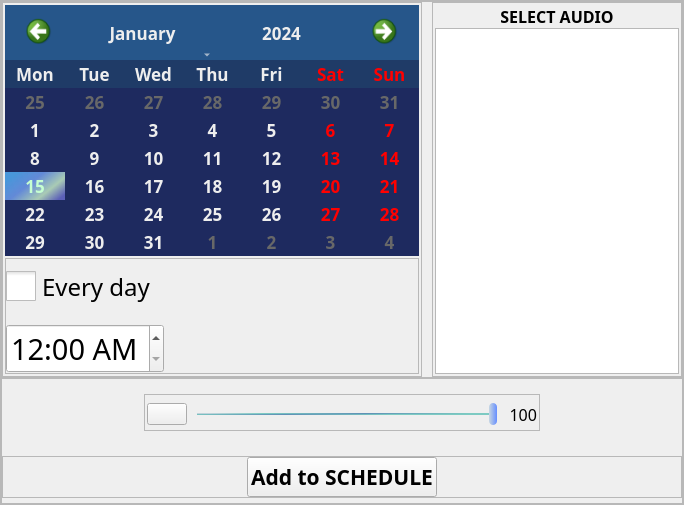
                         <widget class="QFrame" name="frame_4">
                          <property name="sizePolicy">
                           <sizepolicy hsizetype="Expanding" vsizetype="Preferred">
                            <horstretch>0</horstretch>
                            <verstretch>0</verstretch>
                           </sizepolicy>
                          </property>
                          <property name="frameShape">
                           <enum>QFrame::StyledPanel</enum>
                          </property>
                          <property name="frameShadow">
                           <enum>QFrame::Raised</enum>
                          </property>
                          <layout class="QVBoxLayout" name="verticalLayout_30">
                           <property name="spacing">
                            <number>0</number>
                           </property>
                           <property name="leftMargin">
                            <number>0</number>
                           </property>
                           <property name="topMargin">
                            <number>0</number>
                           </property>
                           <property name="rightMargin">
                            <number>0</number>
                           </property>
                           <property name="bottomMargin">
                            <number>0</number>
                           </property>
                           <item>
                            <widget class="QFrame" name="schedulePageBody">
                             <property name="frameShape">
                              <enum>QFrame::StyledPanel</enum>
                             </property>
                             <property name="frameShadow">
                              <enum>QFrame::Raised</enum>
                             </property>
                             <layout class="QHBoxLayout" name="horizontalLayout_21">
                              <property name="spacing">
                               <number>10</number>
                              </property>
                              <property name="leftMargin">
                               <number>0</number>
                              </property>
                              <property name="topMargin">
                               <number>0</number>
                              </property>
                              <property name="rightMargin">
                               <number>0</number>
                              </property>
                              <property name="bottomMargin">
                               <number>0</number>
                              </property>
                              <item alignment="Qt::AlignHCenter">
                               <widget class="QFrame" name="calendarContainer">
                                <property name="minimumSize">
                                 <size>
                                  <width>316</width>
                                  <height>0</height>
                                 </size>
                                </property>
                                <property name="maximumSize">
                                 <size>
                                  <width>420</width>
                                  <height>420</height>
                                 </size>
                                </property>
                                <property name="frameShape">
                                 <enum>QFrame::StyledPanel</enum>
                                </property>
                                <property name="frameShadow">
                                 <enum>QFrame::Raised</enum>
                                </property>
                                <layout class="QVBoxLayout" name="verticalLayout_28">
                                 <property name="spacing">
                                  <number>2</number>
                                 </property>
                                 <property name="leftMargin">
                                  <number>2</number>
                                 </property>
                                 <property name="topMargin">
                                  <number>2</number>
                                 </property>
                                 <property name="rightMargin">
                                  <number>2</number>
                                 </property>
                                 <property name="bottomMargin">
                                  <number>2</number>
                                 </property>
                                 <item>
                                  <widget class="QCalendarWidget" name="calendarWidget">
                                   <property name="font">
                                    <font>
                                     <family>Noto Sans</family>
                                     <pointsize>13</pointsize>
                                     <weight>75</weight>
                                     <bold>true</bold>
                                    </font>
                                   </property>
                                   <property name="cursor">
                                    <cursorShape>PointingHandCursor</cursorShape>
                                   </property>
                                   <property name="styleSheet">
                                    <string notr="true">QCalendarWidget {
	font-size: 13pt;
}

QCalendarWidget QToolButton {
	height: 48px;
	width: 150px;
	background-color: rgba(30, 42, 90, 140);
	color: #eee;
	icon-size: 28px, 28px;
}
QCalendarWidget QToolButton:hover{
	border: 1px solid qlineargradient(spread:repeat, x1:0, y1:0.5, x2:1, y2:0.5, stop:0 rgba(70, 124, 160, 255), stop:1 rgba(255, 255, 255, 255));
	background-color: qlineargradient(spread:pad, x1:0, y1:0, x2:1, y2:1, stop:0 rgba(82, 124, 148, 255), stop:0.457627 rgba(46, 78, 121, 255), stop:0.542373 rgba(36, 66, 113, 255), stop:0.79096 rgba(42, 98, 123, 255), stop:1 rgba(125, 164, 203, 255));
}
#qt_calendar_prevmonth {
	qproperty-icon: url(:/icons/icons/chevron-left.svg);
	width:60px;
}
#qt_calendar_nextmonth {
	qproperty-icon: url(:/icons/icons/chevron-right.svg);
	width:60px;
}
QCalendarWidget QWidget {
	alternate-background-color: rgba(34, 84, 114, 100);
}
QCalendarWidget QAbstractItemView:enabled {
	color: #eee;
	background-color: rgba(30, 42, 95);
	selection-background-color: qlineargradient(spread:pad, x1:0.068, y1:0.25, x2:1, y2:0.801, stop:0 rgba(74, 153, 220, 185), stop:0.34981 rgba(99, 138, 216, 207), stop:0.714829 rgba(170, 204, 181, 203), stop:1 rgba(92, 96, 184, 215));
	selection-color: rgb(198, 255, 209);
}
QCalendarWidget QAbstractItemView:disabled {
	color: rgb(104,104,104);
}
QCalendarWidget QTableView{
	outline: 0;
}
QCalendarWidget QMenu{
	background-color: qlineargradient(spread:pad, x1:0, y1:0, x2:1, y2:1, stop:0 rgba(82, 124, 148, 255), stop:0.457627 rgba(46, 78, 121, 255), stop:0.542373 rgba(36, 66, 113, 255), stop:0.79096 rgba(42, 98, 123, 255), stop:1 rgba(125, 164, 203, 255));
	color: #eee;
	border: 1px solid qlineargradient(spread:repeat, x1:0, y1:0.5, x2:1, y2:0.5, stop:0 rgba(70, 124, 160, 255), stop:1 rgba(255, 255, 255, 255));
}
QCalendarWidget QMenu::item{
	font-family: &quot;Noto Sans&quot;;
	font-size: 13pt;
	padding: 8px 25px;
}
QCalendarWidget QMenu::item:selected{
	background-color: rgb(27, 51, 106);
}
QCalendarWidget QSpinBox::up-button {
	subcontrol-origin: border;
	subcontrol-position: top right;
	top: -5px;
	width: 24px;
	height: 24px;
	border-image: url(:/icons/icons/chevron-up.svg) 1;
	border-width: 1px;
}
QCalendarWidget QSpinBox::down-button {
	subcontrol-origin: border;
	subcontrol-position: bottom right;
	bottom: -5px;
	width: 24px;
	height: 24px;
	border-image: url(:/icons/icons/chevron-down.svg) 1;
	border-width: 1px;
	border-top-width: 0;
}</string>
                                   </property>
                                   <property name="verticalHeaderFormat">
                                    <enum>QCalendarWidget::NoVerticalHeader</enum>
                                   </property>
                                  </widget>
                                 </item>
                                 <item>
                                  <widget class="QFrame" name="selectTime">
                                   <property name="frameShape">
                                    <enum>QFrame::StyledPanel</enum>
                                   </property>
                                   <property name="frameShadow">
                                    <enum>QFrame::Raised</enum>
                                   </property>
                                   <layout class="QVBoxLayout" name="verticalLayout_33">
                                    <property name="spacing">
                                     <number>20</number>
                                    </property>
                                    <property name="leftMargin">
                                     <number>0</number>
                                    </property>
                                    <property name="topMargin">
                                     <number>10</number>
                                    </property>
                                    <property name="rightMargin">
                                     <number>0</number>
                                    </property>
                                    <property name="bottomMargin">
                                     <number>0</number>
                                    </property>
                                    <item alignment="Qt::AlignLeft">
                                     <widget class="QCheckBox" name="checkEveryday">
                                      <property name="font">
                                       <font>
                                        <family>Century Gothic</family>
                                        <pointsize>18</pointsize>
                                        <weight>50</weight>
                                        <bold>false</bold>
                                       </font>
                                      </property>
                                      <property name="styleSheet">
                                       <string notr="true">QCheckBox::indicator:unchecked {
    image: url(:/icons/icons/square.svg);
}

QCheckBox::indicator:checked {
    image: url(:/icons/icons/check-square.svg);
}

QCheckBox::indicator{
	width: 30px;
	height: 30px;
}</string>
                                      </property>
                                      <property name="text">
                                       <string>Every day</string>
                                      </property>
                                     </widget>
                                    </item>
                                    <item alignment="Qt::AlignLeft">
                                     <widget class="QTimeEdit" name="timeEdit">
                                      <property name="sizePolicy">
                                       <sizepolicy hsizetype="Fixed" vsizetype="Fixed">
                                        <horstretch>0</horstretch>
                                        <verstretch>0</verstretch>
                                       </sizepolicy>
                                      </property>
                                      <property name="minimumSize">
                                       <size>
                                        <width>100</width>
                                        <height>0</height>
                                       </size>
                                      </property>
                                      <property name="font">
                                       <font>
                                        <family>Century Gothic</family>
                                        <pointsize>22</pointsize>
                                        <weight>50</weight>
                                        <bold>false</bold>
                                       </font>
                                      </property>
                                      <property name="styleSheet">
                                       <string notr="true">#timeEdit::up-button {
	subcontrol-origin: border;
	subcontrol-position: top right;
	top: -8px;
	width: 24px;
	height: 24px;
	border-image: url(:/icons/icons/chevron-up.svg) 1;
	border-width: 1px;
}
#timeEdit::down-button {
	subcontrol-origin: border;
	subcontrol-position: bottom right;
	bottom: -8px;
	width: 24px;
	height: 24px;
	border-image: url(:/icons/icons/chevron-down.svg) 1;
	border-width: 1px;
	border-top-width: 0;
}</string>
                                      </property>
                                      <property name="frame">
                                       <bool>true</bool>
                                      </property>
                                      <property name="buttonSymbols">
                                       <enum>QAbstractSpinBox::UpDownArrows</enum>
                                      </property>
                                      <property name="maximumTime">
                                       <time>
                                        <hour>23</hour>
                                        <minute>59</minute>
                                        <second>59</second>
                                       </time>
                                      </property>
                                      <property name="displayFormat">
                                       <string>hh:mm AP</string>
                                      </property>
                                     </widget>
                                    </item>
                                   </layout>
                                  </widget>
                                 </item>
                                </layout>
                               </widget>
                              </item>
                              <item alignment="Qt::AlignHCenter">
                               <widget class="QFrame" name="audioRecordedContainer_2">
                                <property name="maximumSize">
                                 <size>
                                  <width>250</width>
                                  <height>450</height>
                                 </size>
                                </property>
                                <property name="frameShape">
                                 <enum>QFrame::StyledPanel</enum>
                                </property>
                                <property name="frameShadow">
                                 <enum>QFrame::Raised</enum>
                                </property>
                                <layout class="QVBoxLayout" name="verticalLayout_29">
                                 <property name="spacing">
                                  <number>0</number>
                                 </property>
                                 <property name="leftMargin">
                                  <number>2</number>
                                 </property>
                                 <property name="topMargin">
                                  <number>2</number>
                                 </property>
                                 <property name="rightMargin">
                                  <number>2</number>
                                 </property>
                                 <property name="bottomMargin">
                                  <number>2</number>
                                 </property>
                                 <item>
                                  <widget class="QLabel" name="labelRecordedAudio_2">
                                   <property name="font">
                                    <font>
                                     <family>Noto Sans</family>
                                     <pointsize>12</pointsize>
                                     <weight>75</weight>
                                     <bold>true</bold>
                                    </font>
                                   </property>
                                   <property name="text">
                                    <string>SELECT AUDIO</string>
                                   </property>
                                   <property name="scaledContents">
                                    <bool>false</bool>
                                   </property>
                                   <property name="alignment">
                                    <set>Qt::AlignCenter</set>
                                   </property>
                                  </widget>
                                 </item>
                                 <item>
                                  <widget class="QListWidget" name="listRecordedAudio_2">
                                   <property name="minimumSize">
                                    <size>
                                     <width>180</width>
                                     <height>0</height>
                                    </size>
                                   </property>
                                   <property name="font">
                                    <font>
                                     <family>Noto Sans</family>
                                     <pointsize>14</pointsize>
                                    </font>
                                   </property>
                                   <property name="styleSheet">
                                    <string notr="true">QListWidget:item {
	padding: 4px 0px;
}</string>
                                   </property>
                                  </widget>
                                 </item>
                                </layout>
                               </widget>
                              </item>
                             </layout>
                            </widget>
                           </item>
                           <item>
                            <widget class="QFrame" name="schedulePageFooter">
                             <property name="frameShape">
                              <enum>QFrame::StyledPanel</enum>
                             </property>
                             <property name="frameShadow">
                              <enum>QFrame::Raised</enum>
                             </property>
                             <layout class="QVBoxLayout" name="verticalLayout_31">
                              <property name="spacing">
                               <number>25</number>
                              </property>
                              <property name="leftMargin">
                               <number>0</number>
                              </property>
                              <property name="topMargin">
                               <number>15</number>
                              </property>
                              <property name="rightMargin">
                               <number>0</number>
                              </property>
                              <property name="bottomMargin">
                               <number>5</number>
                              </property>
                              <item alignment="Qt::AlignHCenter">
                               <widget class="QFrame" name="volumeSetFrame_2">
                                <property name="frameShape">
                                 <enum>QFrame::StyledPanel</enum>
                                </property>
                                <property name="frameShadow">
                                 <enum>QFrame::Raised</enum>
                                </property>
                                <layout class="QHBoxLayout" name="horizontalLayout_24">
                                 <property name="spacing">
                                  <number>10</number>
                                 </property>
                                 <property name="leftMargin">
                                  <number>2</number>
                                 </property>
                                 <property name="topMargin">
                                  <number>5</number>
                                 </property>
                                 <property name="rightMargin">
                                  <number>2</number>
                                 </property>
                                 <property name="bottomMargin">
                                  <number>2</number>
                                 </property>
                                 <item>
                                  <widget class="QPushButton" name="btnVolume_2">
                                   <property name="cursor">
                                    <cursorShape>PointingHandCursor</cursorShape>
                                   </property>
                                   <property name="text">
                                    <string/>
                                   </property>
                                   <property name="icon">
                                    <iconset resource="resources.qrc">
                                     <normaloff>:/icons/icons/volume-2.svg</normaloff>:/icons/icons/volume-2.svg</iconset>
                                   </property>
                                   <property name="iconSize">
                                    <size>
                                     <width>28</width>
                                     <height>28</height>
                                    </size>
                                   </property>
                                   <property name="checkable">
                                    <bool>true</bool>
                                   </property>
                                  </widget>
                                 </item>
                                 <item>
                                  <widget class="QSlider" name="volumeSlider_2">
                                   <property name="sizePolicy">
                                    <sizepolicy hsizetype="Expanding" vsizetype="Fixed">
                                     <horstretch>0</horstretch>
                                     <verstretch>0</verstretch>
                                    </sizepolicy>
                                   </property>
                                   <property name="minimumSize">
                                    <size>
                                     <width>300</width>
                                     <height>28</height>
                                    </size>
                                   </property>
                                   <property name="cursor">
                                    <cursorShape>PointingHandCursor</cursorShape>
                                   </property>
                                   <property name="styleSheet">
                                    <string notr="true">QSlider::groove:horizontal{
	height: 2px;
	background-color: qlineargradient(spread:pad, x1:0.083, y1:0.177, x2:0.762, y2:0.534, stop:0 rgba(192, 210, 218, 255), stop:0.19774 rgba(125, 202, 194, 255), stop:0.59322 rgba(95, 145, 182, 255), stop:1 rgba(125, 202, 194, 255));
	margin: 10px 0px;
}
QSlider::groove:horizontal:disabled{
	background-color: #666;
}
QSlider::handle:horizontal{
	background-color: qlineargradient(spread:repeat, x1:0, y1:0.5, x2:1, y2:0.5, stop:0 rgba(199, 215, 226, 255), stop:1 rgba(102, 142, 255, 255));
	width: 8px;
	margin: -10px 0px;
	border-radius: 4px;
}
QSlider::handle:horizontal:hover{
	background-color: qlineargradient(spread:pad, x1:0.336158, y1:0.034, x2:0.63, y2:0.972, stop:0 rgba(149, 180, 134, 255), stop:0.316384 rgba(92, 168, 54, 255), stop:0.621469 rgba(79, 155, 41, 255), stop:1 rgba(216, 251, 199, 255));
}
QSlider::handle:horizontal:disabled{
	background-color: #aaa;
}</string>
                                   </property>
                                   <property name="maximum">
                                    <number>100</number>
                                   </property>
                                   <property name="value">
                                    <number>100</number>
                                   </property>
                                   <property name="orientation">
                                    <enum>Qt::Horizontal</enum>
                                   </property>
                                  </widget>
                                 </item>
                                 <item>
                                  <widget class="QLabel" name="labelVolume_2">
                                   <property name="minimumSize">
                                    <size>
                                     <width>30</width>
                                     <height>0</height>
                                    </size>
                                   </property>
                                   <property name="font">
                                    <font>
                                     <family>Noto Sans</family>
                                     <pointsize>12</pointsize>
                                    </font>
                                   </property>
                                   <property name="text">
                                    <string>100</string>
                                   </property>
                                   <property name="alignment">
                                    <set>Qt::AlignRight|Qt::AlignTrailing|Qt::AlignVCenter</set>
                                   </property>
                                  </widget>
                                 </item>
                                </layout>
                               </widget>
                              </item>
                              <item>
                               <widget class="QFrame" name="frame_12">
                                <property name="frameShape">
                                 <enum>QFrame::StyledPanel</enum>
                                </property>
                                <property name="frameShadow">
                                 <enum>QFrame::Raised</enum>
                                </property>
                                <layout class="QHBoxLayout" name="horizontalLayout_23">
                                 <property name="spacing">
                                  <number>0</number>
                                 </property>
                                 <property name="leftMargin">
                                  <number>0</number>
                                 </property>
                                 <property name="topMargin">
                                  <number>0</number>
                                 </property>
                                 <property name="rightMargin">
                                  <number>0</number>
                                 </property>
                                 <property name="bottomMargin">
                                  <number>0</number>
                                 </property>
                                 <item alignment="Qt::AlignHCenter">
                                  <widget class="QPushButton" name="btnAddToSchedule">
                                   <property name="minimumSize">
                                    <size>
                                     <width>0</width>
                                     <height>40</height>
                                    </size>
                                   </property>
                                   <property name="font">
                                    <font>
                                     <family>Noto Sans</family>
                                     <pointsize>16</pointsize>
                                     <weight>75</weight>
                                     <bold>true</bold>
                                    </font>
                                   </property>
                                   <property name="cursor">
                                    <cursorShape>PointingHandCursor</cursorShape>
                                   </property>
                                   <property name="toolTip">
                                    <string>Play audio</string>
                                   </property>
                                   <property name="text">
                                    <string>Add to SCHEDULE</string>
                                   </property>
                                   <property name="icon">
                                    <iconset resource="resources.qrc">
                                     <normaloff>:/icons/icons/play-circle.svg</normaloff>:/icons/icons/play-circle.svg</iconset>
                                   </property>
                                   <property name="iconSize">
                                    <size>
                                     <width>28</width>
                                     <height>28</height>
                                    </size>
                                   </property>
                                  </widget>
                                 </item>
                                </layout>
                               </widget>
                              </item>
                             </layout>
                            </widget>
                           </item>
                          </layout>
                         </widget>
